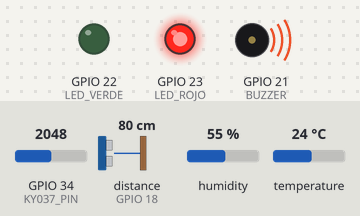
Recording of a sketch running on a simulated ESP32. On the bench: output pins drawn as LEDs (lit = HIGH), buzzer (waves = sounding). Wiring (inferred from the names in the program): ultrasonic range finder: trigger GPIO 5; echo GPIO 18. The inputs (shaded band) are chosen by the test bench; at power-on: distance to the obstacle (sensor on GPIO 18) 80 cm, GPIO 34 (KY037_PIN) = 2048, humidity 55 %, temperature 24 °C. The echo pulse lasts 58.3 µs per cm; WiFi joins after 1.5 s; servers stay silent unless stated; the local clock reads 2024-03-15 10:24:30 at power-on unless the sketch sets it; pins used as bus, display or sensor lines are not drawn; what the sketch prints to the serial monitor is not drawn.

Above: at 2.7 s.
2.8 s: distance to the obstacle (sensor on GPIO 18) set to 97 cm
At 3.9 s:
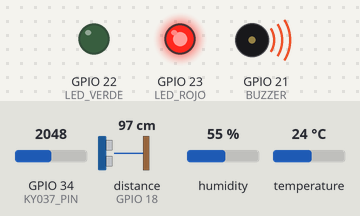
8.4 s: distance to the obstacle (sensor on GPIO 18) set to 107 cm
At 9.3 s:
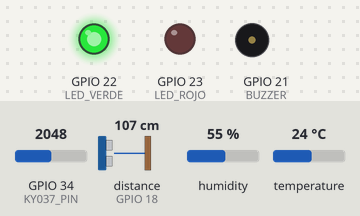
9.9 s: distance to the obstacle (sensor on GPIO 18) set to 35 cm
At 11.1 s:
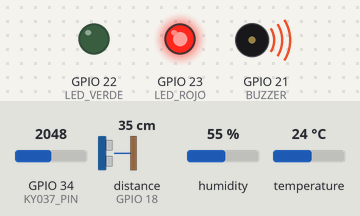
11.4 s: distance to the obstacle (sensor on GPIO 18) set to 4 cm
At 12.5 s:
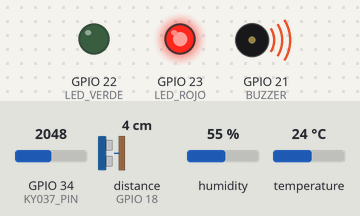
13.0 s: distance to the obstacle (sensor on GPIO 18) set to 2 cm
14.5 s: distance to the obstacle (sensor on GPIO 18) set to 120 cm
At 15.6 s:
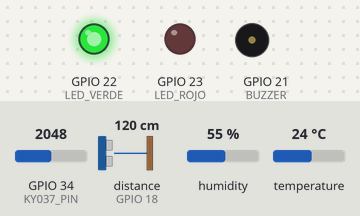
Timing chart, 0 to 17.0 s (numbered marks = the images above; inputs shaded):
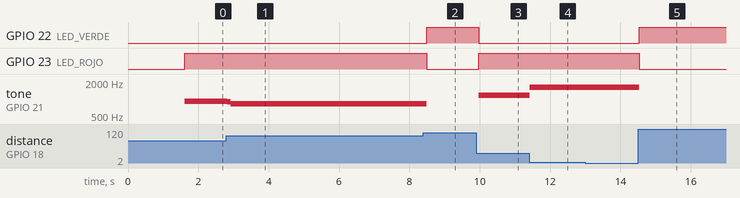

Measured:
- the behaviour switches between 101 and 102 cm on distance to the obstacle (sensor on GPIO 18) (found by bisection; images 1 and 2)
- after the input at 2.8 s, tone on GPIO 21 (BUZZER): 920 Hz → 897 Hz at once, → 822 Hz 0.10 s later
- after the input at 8.4 s, GPIO 22 (LED_VERDE): LOW → HIGH after 0.09 s; GPIO 23 (LED_ROJO): HIGH → LOW after 0.09 s; tone on GPIO 21 (BUZZER): 822 Hz → silent after 0.09 s
- after the input at 9.9 s, GPIO 22 (LED_VERDE): HIGH → LOW after 0.08 s; GPIO 23 (LED_ROJO): LOW → HIGH after 0.08 s; tone on GPIO 21 (BUZZER): silent → 1177 Hz after 0.08 s
- after the input at 11.4 s, tone on GPIO 21 (BUZZER): 1177 Hz → 1600 Hz at once
- after the input at 13.0 s, every drawn part: stays the same
- after the input at 14.5 s, GPIO 22 (LED_VERDE): LOW → HIGH at once; GPIO 23 (LED_ROJO): HIGH → LOW at once; tone on GPIO 21 (BUZZER): 1600 Hz → silent at once

The sketch:

sketch_oct13a.ino
```cpp
#include <WiFi.h>
#include <Firebase_ESP_Client.h>
#include "addons/TokenHelper.h"
#include "addons/RTDBHelper.h"
#include "DHT.h"
#include <time.h>

// ===== CONFIGURACIÓN DE RED =====
#define WIFI_SSID "Bryan's Galaxy Z Flip3 5G"
#define WIFI_PASSWORD "begiakhi88"

// ===== CONFIGURACIÓN DE FIREBASE =====
#define API_KEY "AIzaSyAe_GED12ttFaO68TkFBAq45RQMC9bB96Q"
#define DATABASE_URL "https://parking-test-14cef-default-rtdb.firebaseio.com/"

// ===== OBJETOS FIREBASE =====
FirebaseData fbdo;
FirebaseAuth auth;
FirebaseConfig config;

// ===== PINES =====
#define TRIG_PIN 5
#define ECHO_PIN 18
#define LED_VERDE 22
#define LED_ROJO 23
#define BUZZER 21
#define DHTPIN 4
#define DHTTYPE DHT22
#define KY037_PIN 34   // Micrófono KY-037 (AO analógico)

// ===== OBJETOS =====
DHT dht(DHTPIN, DHTTYPE);

// ===== VARIABLES =====
long duracion;
int distancia = 999;
int distanciaAnterior = 999;
int contadorQuieto = 0;
const int UMBRAL_MOV = 4;
const int CICLOS_QUIETO = 5;
bool alertaMostrada = false;

float temp = NAN;
float hum = NAN;
int sonido = 0;

unsigned long ultimoDHT = 0;
const unsigned long intervaloDHT = 2500;
unsigned long tiempoAnterior = 0;
const unsigned long intervaloLoop = 100;

String ultimoEstado = "";

// ===== FIREBASE =====
unsigned long ultimoEnvioFirebase = 0;
const unsigned long intervaloEnvio = 5000;
const unsigned long minEnvioEntreCambios = 2000;

// ===== BUZZER NO BLOQUEANTE =====
bool buzzerEnabled = false;
bool buzzerOn = false;
unsigned long buzzerUntil = 0;
unsigned long buzzerOffUntil = 0;
unsigned long buzzerOnDuration = 0;
unsigned long buzzerOffDuration = 0;
int buzzerFreq = 1000;

// ===== BLINK =====
bool blinking = false;
int blinkToggles = 0;
int blinkTargetToggles = 0;
unsigned long nextBlinkToggle = 0;
const unsigned long blinkInterval = 300;

// ===== CALLBACK TOKEN =====
void tokenStatusCallback(FirebaseConfig *config) {
  Serial.println("🔑 Token actualizado correctamente.");
}

// ===== SETUP =====
void setup() {
  Serial.begin(115200);
  delay(50);

  pinMode(TRIG_PIN, OUTPUT);
  pinMode(ECHO_PIN, INPUT);
  pinMode(LED_ROJO, OUTPUT);
  pinMode(LED_VERDE, OUTPUT);
  pinMode(BUZZER, OUTPUT);
  pinMode(KY037_PIN, INPUT);
  digitalWrite(LED_ROJO, LOW);
  digitalWrite(LED_VERDE, LOW);
  noTone(BUZZER);

  dht.begin();

  // ===== Conexión WiFi =====
  Serial.print("Conectando a WiFi");
  WiFi.begin(WIFI_SSID, WIFI_PASSWORD);
  unsigned long startWiFi = millis();
  while (WiFi.status() != WL_CONNECTED && millis() - startWiFi < 15000) {
    Serial.print(".");
    delay(300);
  }

  if (WiFi.status() == WL_CONNECTED) {
    Serial.println("\n✅ WiFi conectado correctamente.");
    Serial.print("IP local: ");
    Serial.println(WiFi.localIP());
  } else {
    Serial.println("\n⚠️ No se pudo conectar a la red WiFi.");
  }

  // ===== Sincronizar hora NTP =====
  configTime(0, 0, "pool.ntp.org", "time.google.com");
  Serial.print("⏳ Sincronizando hora NTP");
  unsigned long start = millis();
  while (millis() - start < 10000) {
    time_t now = time(nullptr);
    if (now > 1600000000) break;
    Serial.print(".");
    delay(500);
  }
  Serial.println("\n⏱️ Hora sincronizada correctamente.");

  // ===== Configurar Firebase =====
  config.api_key = API_KEY;
  config.database_url = DATABASE_URL;
  config.token_status_callback = tokenStatusCallback;
  Firebase.begin(&config, &auth);
  Firebase.reconnectWiFi(true);

  if (Firebase.signUp(&config, &auth, "", "")) {
    Serial.println("🔐 Inicio de sesión anónimo exitoso en Firebase!");
  } else {
    Serial.printf("❌ Error de autenticación: %s\n", config.signer.signupError.message.c_str());
  }

  ultimoEnvioFirebase = millis();
}

// ===== FUNCIONES =====

// 🟢 Mejora: Lectura filtrada del ultrasonido
int medirDistanciaFiltrada() {
  const int NUM_LECTURAS = 4;
  const int MAX_VALIDO = 400;
  const int MIN_VALIDO = 2;
  int lecturasValidas = 0;
  long suma = 0;

  for (int i = 0; i < NUM_LECTURAS; i++) {
    digitalWrite(TRIG_PIN, LOW);
    delayMicroseconds(2);
    digitalWrite(TRIG_PIN, HIGH);
    delayMicroseconds(10);
    digitalWrite(TRIG_PIN, LOW);

    long dur = pulseIn(ECHO_PIN, HIGH, 25000);
    if (dur > 0) {
      int d = dur * 0.034 / 2;
      if (d >= MIN_VALIDO && d <= MAX_VALIDO) {
        suma += d;
        lecturasValidas++;
      }
    }
    delay(8);
  }

  if (lecturasValidas == 0) {
    return distanciaAnterior;
  }

  int promedio = suma / lecturasValidas;
  distanciaAnterior = promedio;
  return promedio;
}

// 🟢 Mejora: Lectura DHT más estable con reintento
void leerDHTnonBlocking() {
  unsigned long ahora = millis();
  if (ahora - ultimoDHT >= intervaloDHT) {
    float t = dht.readTemperature();
    float h = dht.readHumidity();
    if (!isnan(t) && !isnan(h)) {
      temp = t;
      hum = h;
    } else {
      Serial.println("⚠️ Error leyendo DHT, reintentando...");
      delay(100);
      t = dht.readTemperature();
      h = dht.readHumidity();
      if (!isnan(t)) temp = t;
      if (!isnan(h)) hum = h;
    }
    ultimoDHT = ahora;
  }
}

void leerKY037() {
  sonido = analogRead(KY037_PIN);
}

// ===== LED BLINK =====
void arrancarBlink(int cycles) {
  blinking = true;
  blinkToggles = 0;
  blinkTargetToggles = cycles * 2;
  nextBlinkToggle = millis();
  digitalWrite(LED_ROJO, LOW);
}

void handleBlink() {
  if (!blinking) return;
  unsigned long ahora = millis();
  if (ahora >= nextBlinkToggle) {
    digitalWrite(LED_ROJO, !digitalRead(LED_ROJO));
    blinkToggles++;
    nextBlinkToggle = ahora + blinkInterval;
    if (blinkToggles >= blinkTargetToggles) {
      blinking = false;
      digitalWrite(LED_ROJO, LOW);
    }
  }
}

// ===== BUZZER =====
void setBuzzerPattern(int freq, unsigned long onDur, unsigned long offDur) {
  buzzerFreq = freq;
  buzzerOnDuration = onDur;
  buzzerOffDuration = offDur;
  buzzerEnabled = true;
  buzzerOn = false;
  buzzerOffUntil = millis();
}

void stopBuzzer() {
  buzzerEnabled = false;
  buzzerOn = false;
  noTone(BUZZER);
}

void handleBuzzer() {
  if (!buzzerEnabled) return;
  unsigned long ahora = millis();
  if (buzzerOn) {
    if (ahora >= buzzerUntil) {
      noTone(BUZZER);
      buzzerOn = false;
      buzzerOffUntil = ahora + buzzerOffDuration;
    }
  } else {
    if (ahora >= buzzerOffUntil) {
      tone(BUZZER, buzzerFreq);
      buzzerOn = true;
      buzzerUntil = ahora + buzzerOnDuration;
    }
  }
}

// ===== ENVÍO FIREBASE =====
void enviarFirebaseIfNeeded(const String &estado, bool forceSend = false) {
  unsigned long ahora = millis();
  if (!forceSend && (ahora - ultimoEnvioFirebase < intervaloEnvio)) return;
  if (WiFi.status() != WL_CONNECTED || !Firebase.ready()) return;

  Serial.println("📡 Enviando datos a Firebase...");

  time_t now = time(nullptr);
  struct tm *timeinfo = localtime(&now);
  char timestamp[30];
  strftime(timestamp, sizeof(timestamp), "%Y-%m-%d_%H-%M-%S", timeinfo);

  String basePath = "parking_status/";
  String logPath = "parking_logs/" + String(timestamp);

  FirebaseJson json;
  json.set("estado", estado);
  json.set("distancia", distancia);
  json.set("temperatura", temp);
  json.set("humedad", hum);
  json.set("nivel_sonido", sonido);
  json.set("timestamp", timestamp);

  bool okLive = Firebase.RTDB.setJSON(&fbdo, basePath.c_str(), &json);
  bool okHist = Firebase.RTDB.setJSON(&fbdo, logPath.c_str(), &json);

  if (okLive && okHist) {
    Serial.println("✅ Datos enviados correctamente a Firebase");
  } else {
    Serial.printf("❌ Error enviando datos: %s\n", fbdo.errorReason().c_str());
  }

  ultimoEnvioFirebase = ahora;
}

// ===== LOOP =====
void loop() {
  unsigned long ahora = millis();
  if (ahora - tiempoAnterior < intervaloLoop) {
    handleBlink();
    handleBuzzer();
    return;
  }
  tiempoAnterior = ahora;

  distancia = medirDistanciaFiltrada();
  leerDHTnonBlocking();
  leerKY037();

  String estado = "";

  if (distancia > 100 || distancia <= 0) {
    estado = "Libre";
    digitalWrite(LED_ROJO, LOW);
    digitalWrite(LED_VERDE, HIGH);
    stopBuzzer();
    blinking = false;
  } else if (distancia > 30 && distancia <= 100) {
    estado = "Aproximación";
    digitalWrite(LED_VERDE, LOW);
    digitalWrite(LED_ROJO, HIGH);
    int frecuencia = map(distancia, 100, 30, 800, 1200);
    int duracionOn = map(distancia, 100, 30, 120, 60);
    setBuzzerPattern(frecuencia, duracionOn, duracionOn);
  } else if (distancia <= 30) {
    if (contadorQuieto >= CICLOS_QUIETO) {
      estado = "Ocupado";
      digitalWrite(LED_VERDE, LOW);
      stopBuzzer();
      if (!alertaMostrada) {
        arrancarBlink(5);
        alertaMostrada = true;
      }
    } else {
      estado = "Maniobra";
      digitalWrite(LED_VERDE, LOW);
      digitalWrite(LED_ROJO, HIGH);
      setBuzzerPattern(1600, 150, 150);
    }
  }

  handleBlink();
  handleBuzzer();

  Serial.printf("📏 Dist: %d cm | 🌡 Temp: %.1f°C | 💧 Hum: %.1f%% | 🔊 Sonido: %d | 🚗 Estado: %s\n",
                distancia, temp, hum, sonido, estado.c_str());

  bool forceSend = (estado != ultimoEstado) &&
                   (millis() - ultimoEnvioFirebase >= minEnvioEntreCambios);
  enviarFirebaseIfNeeded(estado, forceSend);
  if (estado != ultimoEstado) ultimoEstado = estado;
}
```
